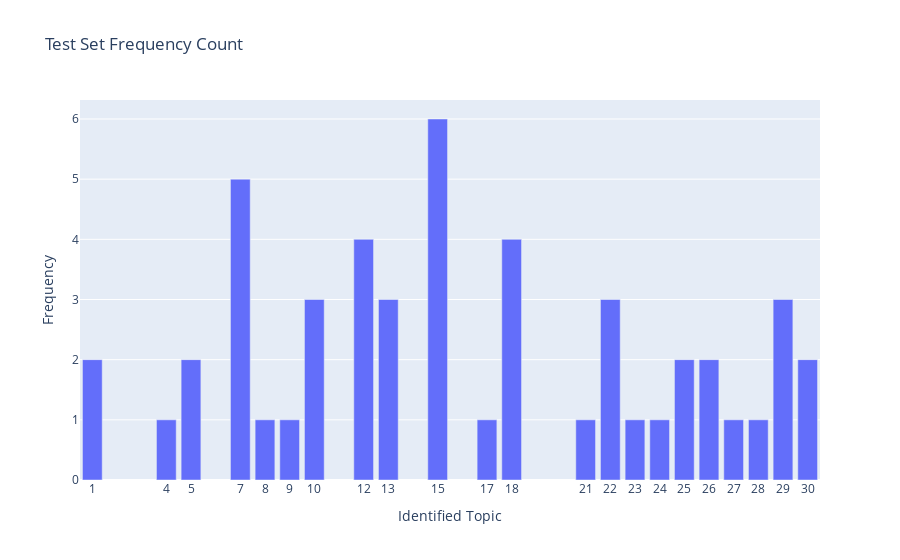

Notebook source saved alongside this figure:
### Code cell
df_freq = pd.DataFrame(test_set_grouped['Predicted_Topic'].value_counts()).reset_index(drop=False)
df_freq = df_freq.rename(columns={'index':'Predicted_Topic', 'count':'Value_Count'})
df_freq = df_freq.astype({'Predicted_Topic': object})
df_freq = df_freq.sort_values('Value_Count', ascending=False)

fig = px.bar(df_freq, x='Predicted_Topic', y="Value_Count", title='Test Set Frequency Count')
fig.update_layout(
    xaxis = dict(
        tickmode = 'array',
        tickvals = df_freq['Predicted_Topic'],
        ticktext = df_freq['Predicted_Topic'],
        title = "Identified Topic"
    ),
    yaxis_title="Frequency",
    title='Test Set Frequency Count'
)

fig.show()

### Figure 1 — Plotly figure (JSON) as saved in the notebook; plotly's stock layout.template omitted (floating-point values rounded to 4 significant figures)
{"data": [{"alignmentgroup": "True", "hovertemplate": "Predicted_Topic=%{x}<br>Value_Count=%{y}<extra></extra>", "legendgroup": "", "marker": {"color": "#636efa", "pattern": {"shape": ""}}, "name": "", "offsetgroup": "", "orientation": "v", "showlegend": false, "textposition": "auto", "type": "bar", "x": [15, 7, 12, 18, 13, 22, 29, 10, 25, 30, 1, 26, 5, 27, 4, 24, 8, 17, 21, 23, 9, 28], "xaxis": "x", "y": [6, 5, 4, 4, 3, 3, 3, 3, 2, 2, 2, 2, 2, 1, 1, 1, 1, 1, 1, 1, 1, 1], "yaxis": "y"}], "layout": {"barmode": "relative", "legend": {"tracegroupgap": 0}, "title": {"text": "Test Set Frequency Count"}, "xaxis": {"anchor": "y", "domain": [0, 1], "tickmode": "array", "ticktext": [15, 7, 12, 18, 13, 22, 29, 10, 25, 30, 1, 26, 5, 27, 4, 24, 8, 17, 21, 23, 9, 28], "tickvals": [15, 7, 12, 18, 13, 22, 29, 10, 25, 30, 1, 26, 5, 27, 4, 24, 8, 17, 21, 23, 9, 28], "title": {"text": "Identified Topic"}}, "yaxis": {"anchor": "x", "domain": [0, 1], "title": {"text": "Frequency"}}}}
